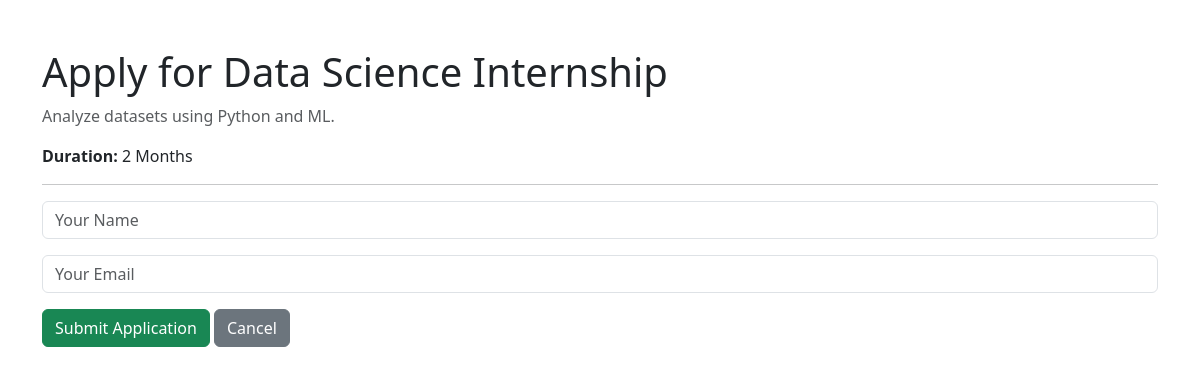
The page /apply.php?id=2 on the database its author committed.
### tables this page shows
CREATE TABLE internships (
  id INT AUTO_INCREMENT PRIMARY KEY,
  title VARCHAR(100),
  description TEXT,
  duration VARCHAR(50)
);

### apply.php (the view, shortened to what this page needs)
<?php
require 'includes/db.php';
$id = (int)$_GET['id'];
$stmt = $conn->prepare("SELECT * FROM internships WHERE id=:id");
$stmt->execute([':id'=>$id]);
$internship = $stmt->fetch();
?>
<!DOCTYPE html>
<html>
<head>
  <link rel="stylesheet" href="https://cdn.jsdelivr.net/npm/bootstrap@5.3.0/dist/css/bootstrap.min.css">
</head>
<body class="container py-5">
  <h1>Apply for <?= htmlspecialchars($internship['title']) ?></h1>
  <p class="text-muted"><?= htmlspecialchars($internship['description']) ?></p>
  <p><strong>Duration:</strong> <?= htmlspecialchars($internship['duration']) ?></p>
  <hr>
  <form action="submit_application.php" method="post">
    <div class="mb-3"><input class="form-control" name="name" placeholder="Your Name" required></div>
    <div class="mb-3"><input class="form-control" type="email" name="email" placeholder="Your Email" required></div>
    <button class="btn btn-success">Submit Application</button>
    <a href="index.php" class="btn btn-secondary">Cancel</a>
  </form>
</body>
</html>

### rows shown on the page
internships: title "Data Science Internship", description "Analyze datasets using Python and ML.", duration "2 Months"
